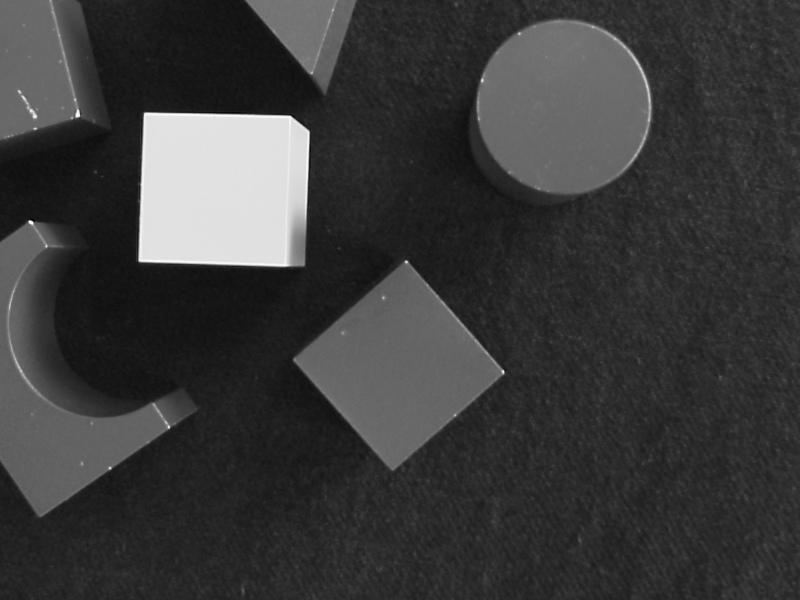
%> input picture Versuch1/bilder/bloecke.jpg, 800 x 600 px
$ octave harris_test.m   (GNU Octave 9; MATLAB toolbox functions it lacks are replaced by stand-ins)
%> lines starting %> are read from the running program, lines starting %| are printed output that depends on the picture
%> further down, I is the input picture: size 600x800 uint8; min 0, max 255, mean 58.6
### Versuch1/harrisCorner.m
function ecken = harrisCorner(I, sigma_I, sigma_M, schwellwert)
%> called with sigma_I = 1, sigma_M = 4, schwellwert = 1000000
% Implementiert einen Harris-Corner-Detektor.

    % 1. Konvertierung des Eingangsbildes in double.
    I = double(I);
%> I: size 600x800 double
    % 2. Glättung des Bildes mit Gauss-Filter (sigma_I).


    smoothed = gaussFilterSep(I, sigma_I);

    % 3. Strukturtensor M = [Iu^2, Iu*Iv; Iu*Iv, Iv^2] bilden.
    % a) Ableitung in x-Richtung (Sobel, ...)

    sobel_x = [-1 0 1; -2 0 2; -1 0 1];
    Iu = conv2(smoothed, sobel_x, 'same');
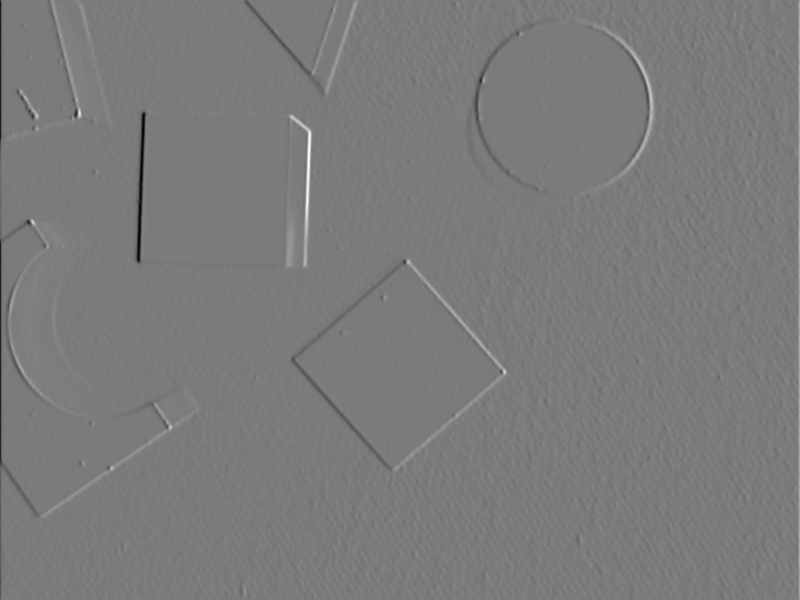
%> Iu: size 600x800 double; min -510.3, max 543.6, mean 0.1; drawn with min black and max white

    % b) Ableitung in y-Richtung (Sobel, ...)

    sobel_y = [1 2 1; 0 0 0; -1 -2 -1];
    Iv = conv2(smoothed, sobel_y, 'same');
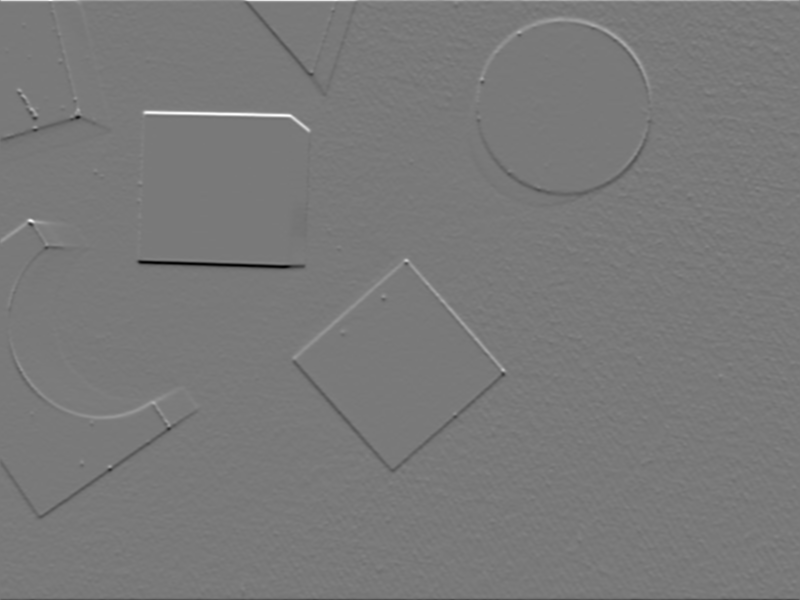
%> Iv: size 600x800 double; min -508.5, max 557.1, mean -0.1; drawn with min black and max white

    % TODO
    Iu2 = Iu.^2;
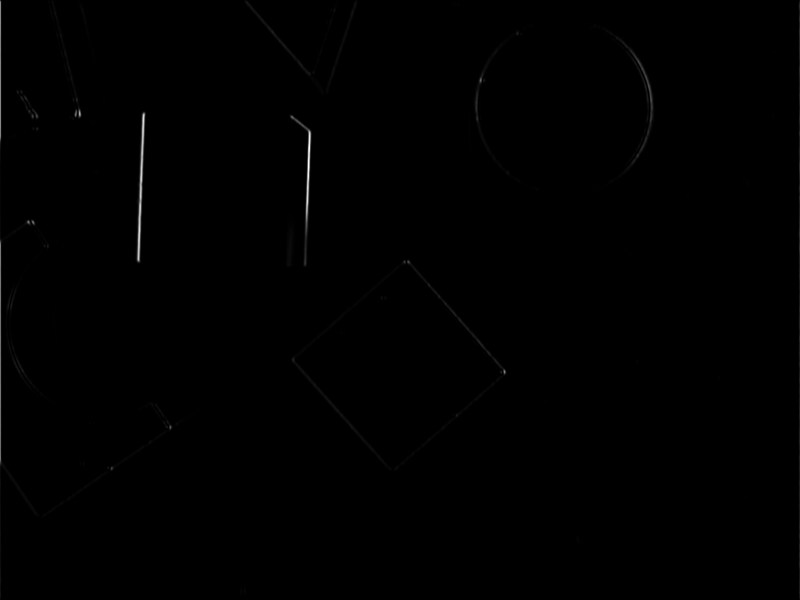
%> Iu2: size 600x800 double; min 0, max 295554.7, mean 770.8; drawn with min black and max white
    Iv2 = Iv.^2;
    IuIv = Iu .* Iv;

    % c) Elemente des Strukturtensors bestimmen. Diese sollten in
    %    einzelnen Matrizen gespeichert werden.

    M11 = Iu2;
    M12 = IuIv;
    M22 = Iv2;

    % TODO


    % 4. Aufsummierung des Strukturtensors M mit Gaussfilter (sigma_M), d.h.
    %    Glättung der einzelnen Bestandteile.


    M11 = gaussFilterSep(M11, sigma_M);
    M12 = gaussFilterSep(M12, sigma_M);
    M22 = gaussFilterSep(M22, sigma_M);
%> call 4 of gaussFilterSep, with sigma = 4
%> in gaussFilterSep (call 4), `I_gauss = conv2(gauss_transposed, gaussFilter_x, I, 'same');`:
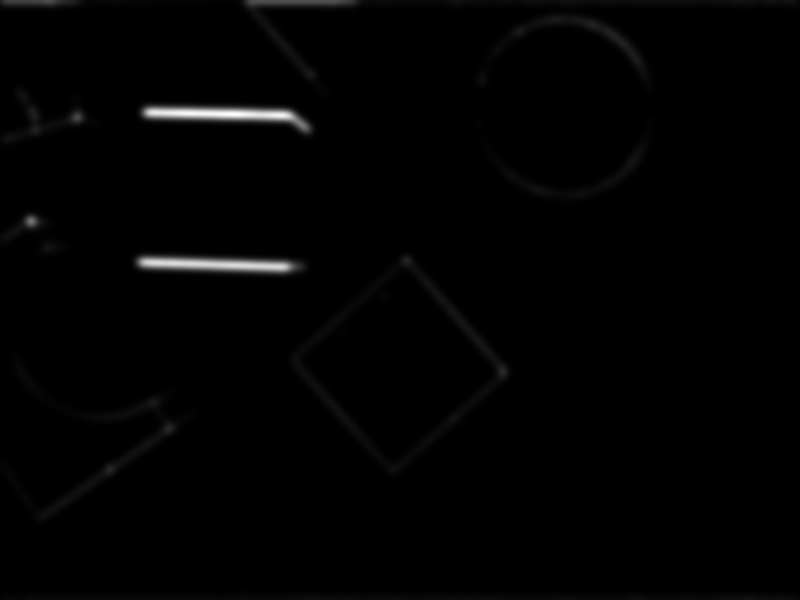
%> I_gauss: size 600x800 double; min 0, max 67473.6, mean 716.1; drawn with min black and max white
    %imshow(M11);
    %colormap(gray(256));
    %colorbar;

    % 5. Auswertung des Strukturtensors.
    % a) Bestimmung der Detektorantwort R, um die explizite Berechnung der
    %    Eigenwerte zu vermeiden.
    %
    %    R = det(M) - kappa*trace(M)^2
    %
    %    Hinweis:
    %    det(M) = Iu^2 * Iv^2 - (Iu*Iv)^2
    %    trace(M) = Iu^2 + Iv^2
    kappa = 0.04;   % Standardwert

    R = (M11 .* M22 - M12.^2) - kappa * (M11 + M22).^2;
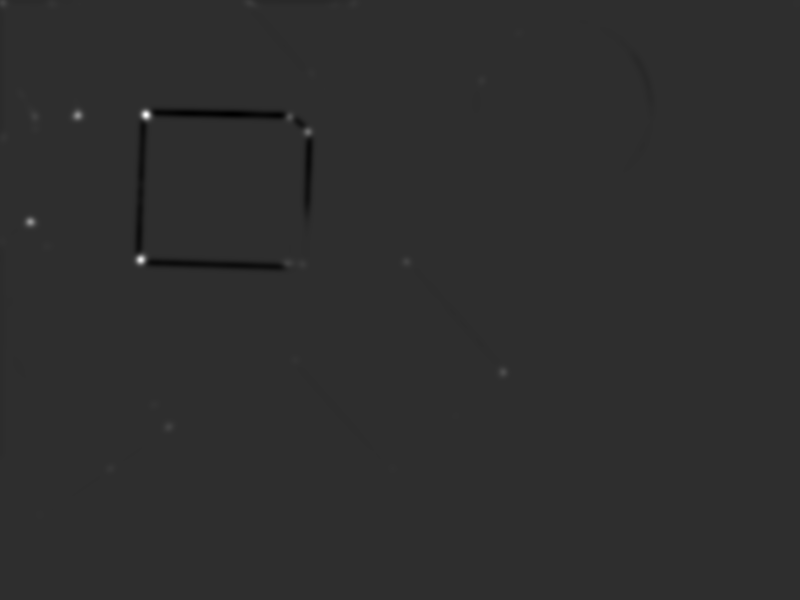
%> R: size 600x800 double; min -181766061, max 818351674.9, mean -590873.2; drawn with min black and max white


    % b) Werte unterhalb des Schwellwertes auf 0 setzen.
    %    Befehl: find, alternativ "logical indexing"
    R(R < schwellwert) = 0;

      % TODO


    % c) Bestimmung der lokalen Maxima in einer 8er-Nachbarschaft.
    %    Befehl: imregionalmax,
    %    alternativ elementweise Bestimmung (Nichtmaxima auf 0 setzen)


    R = imregionalmax(R, 8.0);
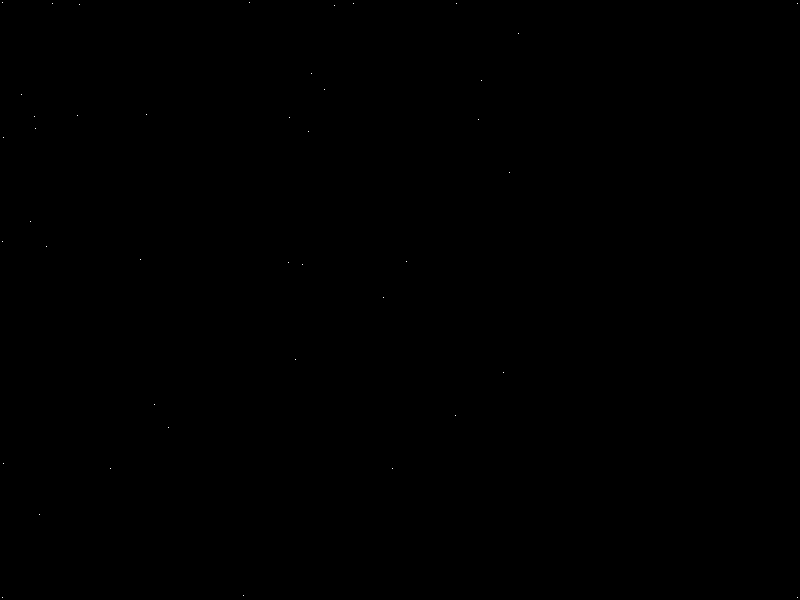
%> R: size 600x800 logical; 0.01% white in thin lines or dots

    % 6. Ecken bestimmen
    %    Befehl: find


    [row, col] = find(R);
%> row = 42 values from 3 to 598; col = 42 values from 3 to 798

    ecken = [row, col];
%> ecken = 42 rows, first 12: [3 3; 242 3; 598 3; 138 4; 464 4; 95 22; 222 31; 117 35; 129 36; 515 40; 247 47; 4 53]

end

### Versuch1/gaussFilterSep.m
function I_gauss = gaussFilterSep(I, sigma)
    I = double(I);

    f = linspace(-3*sigma, 3*sigma, 6*sigma + 1);
    % Bestimme Impulsantwort des zweidimensionalen Gauss-Filters
    % (siehe z.B. Normalverteilung Einführung).
    gaussFilter_x = (1/sqrt(2*pi*sigma^2)) * exp(-((f.^2)/(2*sigma^2)));
    gaussFilter_x = gaussFilter_x / sum(gaussFilter_x(:));
    gauss_transposed = gaussFilter_x';
    % TODO

    % Faltung des Bildes mit dem Filter
    % Befehl: conv2, imfilter
    I_gauss = conv2(gauss_transposed, gaussFilter_x, I, 'same');

   %I_gauss = uint8(I_gauss);
end

### Versuch1/harris_test.m
% Testet den Harris-Corner-Detektor.
I = imread('./bilder/bloecke.jpg');
ecken = harrisCorner(I, 1, 4, 1e6);


 %disp(ecken);

 % Darstellung
figure(1); clf;
subplot(121); imshow(I);
subplot(122); imshow(I);

hold on;        % ermöglicht weitere Objekte in die figure zu zeichnen

% Ecken markieren
% Hinweis: Bilder werden in Matlab als Array in einem ij-Koordinatensystem
% dargestellt, mit dem Nullpunkt in der linken, oberen Ecke. Die i-Achse
% verläuft senkrecht, die j-Achse waagerecht.


plot(ecken(:,2), ecken(:,1), 'r+', 'MarkerSize', 8, 'LineWidth', 1.5);
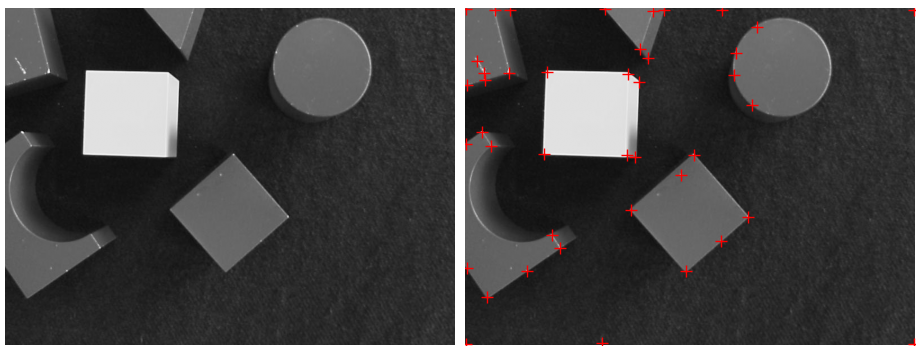
%> figure redrawn from the program's plot data, 2 panels


hold off;
